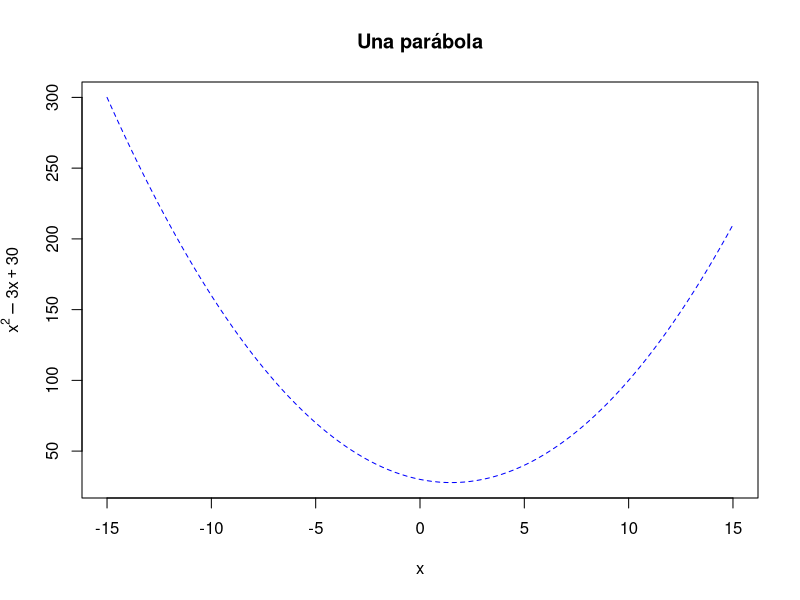
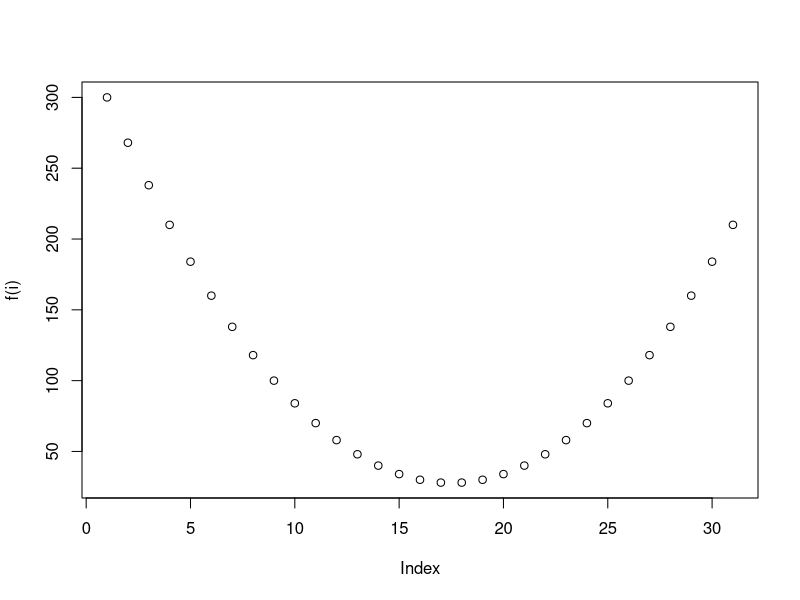
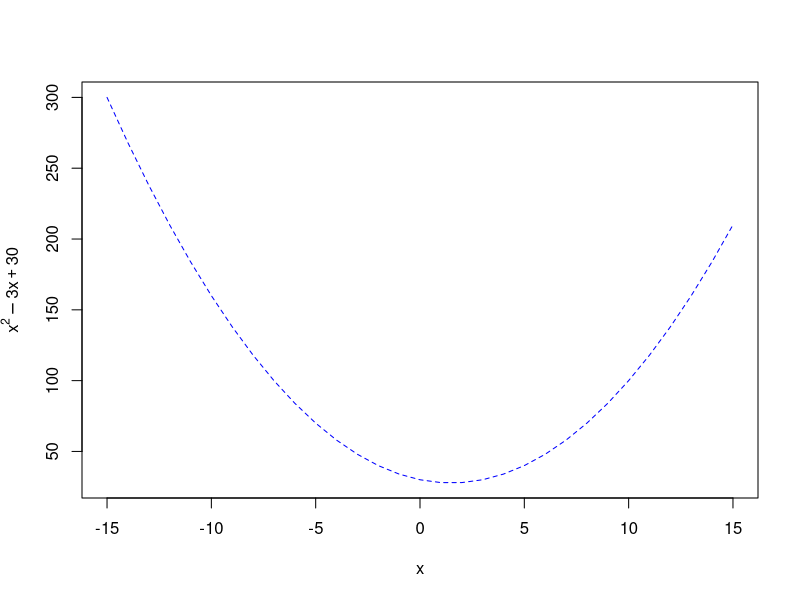

Source code (R) for these figures, in order:
## ---- chunk 1
knitr::opts_chunk$set(echo = TRUE)
## ---- chunk 2
curve(x^2-3*x+30 ,-15, 15, 
      main="Una parábola",
      xlab = expression(x),
      ylab = expression(y=x^2-3*x+30),
      lty = "dashed", 
      col = "blue", add = FALSE
      )
## ---- chunk 3
f = function(x){x^2-3*x+30 }
i = c(-15:15)
plot(f(i))

# NO DA LA MISMA GRAFICA GENERA UNA GRAFICA CON PUTOS
plot(i, f(i), 
     type = "l", 
     col="blue",
     lty = "dashed",
     xlab = expression(x),
     ylab = expression(y=x^2-3*x+30))
